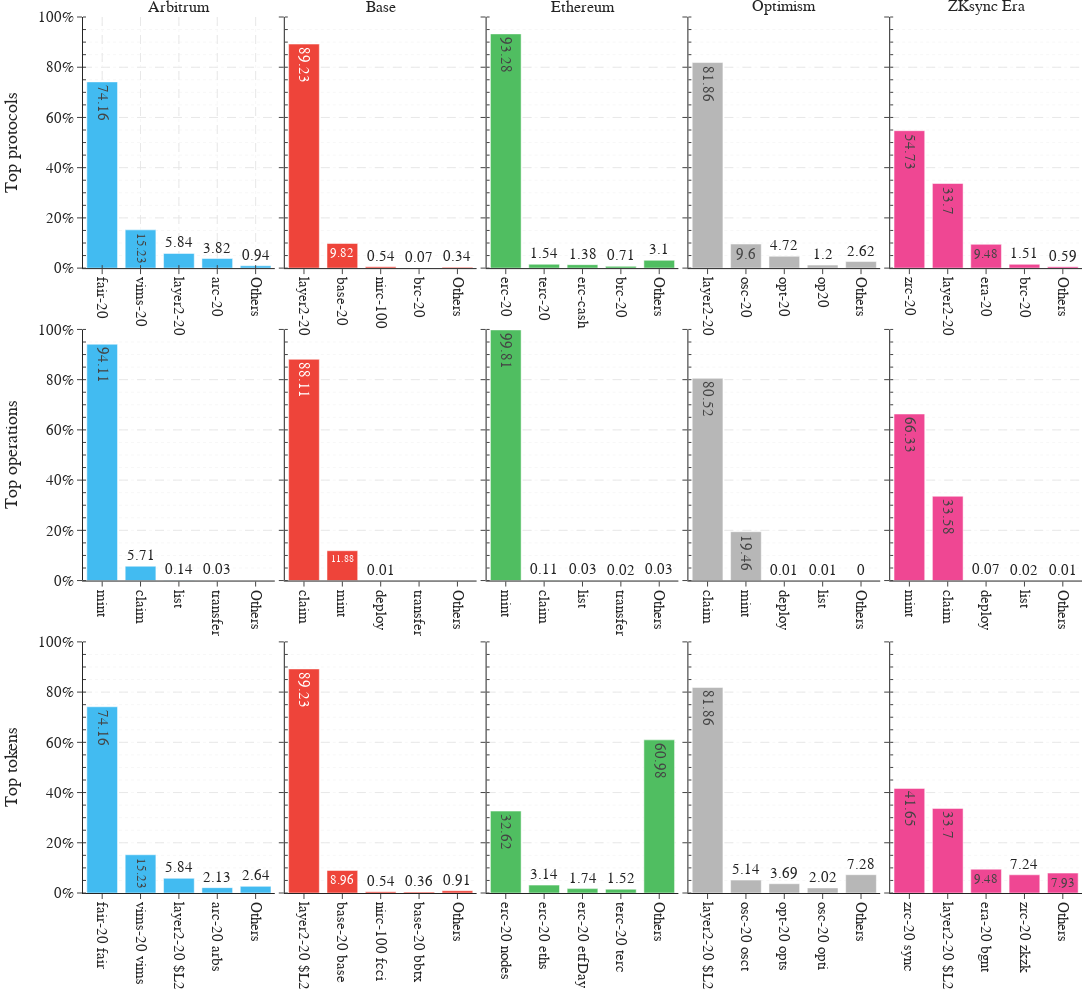

The notebook cell this image was saved under:
### Code cell
import pandas as pd
from plotly.subplots import make_subplots
import plotly.graph_objects as go


def to_pandas(df):
    # Convert to Pandas DataFrame if needed
    if isinstance(df, pd.DataFrame):
        return df
    return df.to_pandas()


def move_others_to_end(df, column_name):
    # Utility function to move "Others" to the end of the DataFrame
    df = to_pandas(df)
    others_row = df[df[column_name] == 'Others']
    other_rows = df[df[column_name] != 'Others']
    return pd.concat([other_rows, others_row])


# Define the number of rows and columns for subplots
num_chains = len(chains)
fig = make_subplots(rows=3, cols=num_chains, subplot_titles=chains,
                    shared_xaxes=False, shared_yaxes=True, vertical_spacing=0.07, horizontal_spacing=0.01)

# for annotation in fig['layout']['annotations']:
#     annotation['font'] = dict(size=20)

# Loop over each chain to create the plots
for i, chain in enumerate(chains):
    # Fetch data for the current chain
    data = inscriptions_groups_dict[chain if chain !=
                                    'ZKsync Era' else 'ZKsync']

    # Plot the top protocols
    value_counts = get_top_protocols(data)
    value_counts = move_others_to_end(value_counts, 'p')
    fig.add_trace(go.Bar(
        x=value_counts['p'],
        y=value_counts['proportion'],
        marker_color=plot_settings[chain]['color'],
        text=value_counts['proportion'].round(2),
        textposition='auto',
        name=f'Top Protocols - {chain}',
    ), row=1, col=i+1)

    # Plot the top operations
    value_counts = get_top_operations(data)
    value_counts = move_others_to_end(value_counts, 'op')
    fig.add_trace(go.Bar(
        x=value_counts['op'],
        y=value_counts['proportion'],
        marker_color=plot_settings[chain]['color'],
        text=value_counts['proportion'].round(2),
        textposition='auto',
        name=f'Top Operations - {chain}'
    ), row=2, col=i+1)

    # Plot the top names
    value_counts = get_top_names(data)
    value_counts = move_others_to_end(value_counts, 'name')
    fig.add_trace(go.Bar(
        x=value_counts['name'],
        y=value_counts['proportion'],
        marker_color=plot_settings[chain]['color'],
        text=value_counts['proportion'].round(2),
        textposition='auto',
        name=f'Top Tokens - {chain}'
    ), row=3, col=i+1)

# Update layout for better appearance
fig.update_layout(get_plotly_layout(width=1400, height=1000),
                  barmode='group', showlegend=False, font=dict(size=15),
                  )

# Update x-axes and y-axes settings for all subplots
for row in range(1, 4):
    for col in range(1, num_chains + 1):
        fig.update_yaxes(minor_ticks="inside", showgrid=True, griddash='dash',
                         minor_griddash="dot", row=row, col=col, ticksuffix="%")
        fig.update_xaxes(tickangle=90, row=row, col=col)

fig.update_yaxes(range=[0, 100])

# Add y-axis labels for each row
fig.update_yaxes(title_text="Top protocols", row=1, col=1)
fig.update_yaxes(title_text="Top operations", row=2, col=1)
fig.update_yaxes(title_text="Top tokens", row=3, col=1)

# Save the figure
file_dir = os.path.realpath(os.path.join(plots_dir, "all.pdf"))
fig.write_image(file_dir, scale=1)

# Show the figure
fig.show()

### Figure 1 — Plotly figure (JSON) as saved in the notebook; plotly's stock layout.template omitted (floating-point values rounded to 4 significant figures)
{"data": [{"marker": {"color": "#42bbf1"}, "name": "Top Protocols - Arbitrum", "text": [74.16, 15.23, 5.84, 3.82, 0.94], "textposition": "auto", "type": "bar", "x": ["fair-20", "vims-20", "layer2-20", "arc-20", "Others"], "xaxis": "x", "y": [74.16, 15.23, 5.84, 3.824, 0.942], "yaxis": "y"}, {"marker": {"color": "#42bbf1"}, "name": "Top Operations - Arbitrum", "text": [94.11, 5.71, 0.14, 0.03, 0], "textposition": "auto", "type": "bar", "x": ["mint", "claim", "list", "transfer", "Others"], "xaxis": "x6", "y": [94.11, 5.71, 0.144, 0.03204, 0.0003351], "yaxis": "y6"}, {"marker": {"color": "#42bbf1"}, "name": "Top Tokens - Arbitrum", "text": [74.16, 15.23, 5.84, 2.13, 2.64], "textposition": "auto", "type": "bar", "x": ["fair-20 fair", "vims-20 vims", "layer2-20 $L2", "arc-20 arbs", "Others"], "xaxis": "x11", "y": [74.16, 15.23, 5.84, 2.13, 2.638], "yaxis": "y11"}, {"marker": {"color": "#ee443a"}, "name": "Top Protocols - Base", "text": [89.23, 9.82, 0.54, 0.07, 0.34], "textposition": "auto", "type": "bar", "x": ["layer2-20", "base-20", "nirc-100", "brc-20", "Others"], "xaxis": "x2", "y": [89.23, 9.822, 0.5385, 0.07305, 0.3402], "yaxis": "y2"}, {"marker": {"color": "#ee443a"}, "name": "Top Operations - Base", "text": [88.11, 11.88, 0.01, 0, 0], "textposition": "auto", "type": "bar", "x": ["claim", "mint", "deploy", "transfer", "Others"], "xaxis": "x7", "y": [88.11, 11.88, 0.008748, 0.0009089, 0.0007953], "yaxis": "y7"}, {"marker": {"color": "#ee443a"}, "name": "Top Tokens - Base", "text": [89.23, 8.96, 0.54, 0.36, 0.91], "textposition": "auto", "type": "bar", "x": ["layer2-20 $L2", "base-20 base", "nirc-100 fcci", "base-20 bbtx", "Others"], "xaxis": "x12", "y": [89.23, 8.962, 0.5385, 0.3605, 0.9125], "yaxis": "y12"}, {"marker": {"color": "#50be61"}, "name": "Top Protocols - Ethereum", "text": [93.28, 1.54, 1.38, 0.71, 3.1], "textposition": "auto", "type": "bar", "x": ["erc-20", "terc-20", "erc-cash", "brc-20", "Others"], "xaxis": "x3", "y": [93.28, 1.536, 1.379, 0.7051, 3.105], "yaxis": "y3"}, {"marker": {"color": "#50be61"}, "name": "Top Operations - Ethereum", "text": [99.81, 0.11, 0.03, 0.02, 0.03], "textposition": "auto", "type": "bar", "x": ["mint", "claim", "list", "transfer", "Others"], "xaxis": "x8", "y": [99.81, 0.1118, 0.02838, 0.0241, 0.02877], "yaxis": "y8"}, {"marker": {"color": "#50be61"}, "name": "Top Tokens - Ethereum", "text": [32.62, 3.14, 1.74, 1.52, 60.98], "textposition": "auto", "type": "bar", "x": ["erc-20 nodes", "erc-20 eths", "erc-20 etfDay", "terc-20 terc", "Others"], "xaxis": "x13", "y": [32.62, 3.143, 1.743, 1.518, 60.98], "yaxis": "y13"}, {"marker": {"color": "#b7b7b7"}, "name": "Top Protocols - Optimism", "text": [81.86, 9.6, 4.72, 1.2, 2.62], "textposition": "auto", "type": "bar", "x": ["layer2-20", "osc-20", "opt-20", "op20", "Others"], "xaxis": "x4", "y": [81.86, 9.598, 4.717, 1.198, 2.622], "yaxis": "y4"}, {"marker": {"color": "#b7b7b7"}, "name": "Top Operations - Optimism", "text": [80.52, 19.46, 0.01, 0.01, 0], "textposition": "auto", "type": "bar", "x": ["claim", "mint", "deploy", "list", "Others"], "xaxis": "x9", "y": [80.52, 19.46, 0.009371, 0.005541, 0.004241], "yaxis": "y9"}, {"marker": {"color": "#b7b7b7"}, "name": "Top Tokens - Optimism", "text": [81.86, 5.14, 3.69, 2.02, 7.28], "textposition": "auto", "type": "bar", "x": ["layer2-20 $L2", "osc-20 osct", "opt-20 opts", "osc-20 opti", "Others"], "xaxis": "x14", "y": [81.86, 5.139, 3.694, 2.02, 7.282], "yaxis": "y14"}, {"marker": {"color": "#ef4793"}, "name": "Top Protocols - ZKsync Era", "text": [54.73, 33.7, 9.48, 1.51, 0.59], "textposition": "auto", "type": "bar", "x": ["zrc-20", "layer2-20", "era-20", "brc-20", "Others"], "xaxis": "x5", "y": [54.73, 33.7, 9.478, 1.513, 0.5854], "yaxis": "y5"}, {"marker": {"color": "#ef4793"}, "name": "Top Operations - ZKsync Era", "text": [66.33, 33.58, 0.07, 0.02, 0.01], "textposition": "auto", "type": "bar", "x": ["mint", "claim", "deploy", "list", "Others"], "xaxis": "x10", "y": [66.33, 33.58, 0.06564, 0.02072, 0.009426], "yaxis": "y10"}, {"marker": {"color": "#ef4793"}, "name": "Top Tokens - ZKsync Era", "text": [41.65, 33.7, 9.48, 7.24, 7.93], "textposition": "auto", "type": "bar", "x": ["zrc-20 sync", "layer2-20 $L2", "era-20 bgnt", "zrc-20 zkzk", "Others"], "xaxis": "x15", "y": [41.65, 33.7, 9.476, 7.243, 7.931], "yaxis": "y15"}], "layout": {"annotations": [{"font": {"size": 16}, "showarrow": false, "text": "Arbitrum", "x": 0.096, "xanchor": "center", "xref": "paper", "y": 1, "yanchor": "bottom", "yref": "paper"}, {"font": {"size": 16}, "showarrow": false, "text": "Base", "x": 0.298, "xanchor": "center", "xref": "paper", "y": 1, "yanchor": "bottom", "yref": "paper"}, {"font": {"size": 16}, "showarrow": false, "text": "Ethereum", "x": 0.5, "xanchor": "center", "xref": "paper", "y": 1, "yanchor": "bottom", "yref": "paper"}, {"font": {"size": 16}, "showarrow": false, "text": "Optimism", "x": 0.702, "xanchor": "center", "xref": "paper", "y": 1, "yanchor": "bottom", "yref": "paper"}, {"font": {"size": 16}, "showarrow": false, "text": "ZKsync Era", "x": 0.904, "xanchor": "center", "xref": "paper", "y": 1, "yanchor": "bottom", "yref": "paper"}], "barmode": "group", "font": {"family": "Clear Sans", "size": 15}, "height": 1000, "margin": {"b": 10, "l": 10, "r": 10, "t": 10}, "showlegend": false, "width": 1400, "xaxis": {"anchor": "y", "domain": [0, 0.192], "griddash": "dash", "minor": {"griddash": "dot", "ticks": "inside"}, "showgrid": true, "tickangle": 90}, "xaxis10": {"anchor": "y10", "domain": [0.808, 1], "tickangle": 90}, "xaxis11": {"anchor": "y11", "domain": [0, 0.192], "tickangle": 90}, "xaxis12": {"anchor": "y12", "domain": [0.202, 0.394], "tickangle": 90}, "xaxis13": {"anchor": "y13", "domain": [0.404, 0.596], "tickangle": 90}, "xaxis14": {"anchor": "y14", "domain": [0.606, 0.798], "tickangle": 90}, "xaxis15": {"anchor": "y15", "domain": [0.808, 1], "tickangle": 90}, "xaxis2": {"anchor": "y2", "domain": [0.202, 0.394], "tickangle": 90}, "xaxis3": {"anchor": "y3", "domain": [0.404, 0.596], "tickangle": 90}, "xaxis4": {"anchor": "y4", "domain": [0.606, 0.798], "tickangle": 90}, "xaxis5": {"anchor": "y5", "domain": [0.808, 1], "tickangle": 90}, "xaxis6": {"anchor": "y6", "domain": [0, 0.192], "tickangle": 90}, "xaxis7": {"anchor": "y7", "domain": [0.202, 0.394], "tickangle": 90}, "xaxis8": {"anchor": "y8", "domain": [0.404, 0.596], "tickangle": 90}, "xaxis9": {"anchor": "y9", "domain": [0.606, 0.798], "tickangle": 90}, "yaxis": {"anchor": "x", "domain": [0.7133, 1], "griddash": "dash", "minor": {"griddash": "dot", "ticks": "inside"}, "range": [0, 100], "showgrid": true, "ticksuffix": "%", "title": {"text": "Top protocols"}}, "yaxis10": {"anchor": "x10", "domain": [0.3567, 0.6433], "griddash": "dash", "matches": "y6", "minor": {"griddash": "dot", "ticks": "inside"}, "range": [0, 100], "showgrid": true, "showticklabels": false, "ticksuffix": "%"}, "yaxis11": {"anchor": "x11", "domain": [0, 0.2867], "griddash": "dash", "minor": {"griddash": "dot", "ticks": "inside"}, "range": [0, 100], "showgrid": true, "ticksuffix": "%", "title": {"text": "Top tokens"}}, "yaxis12": {"anchor": "x12", "domain": [0, 0.2867], "griddash": "dash", "matches": "y11", "minor": {"griddash": "dot", "ticks": "inside"}, "range": [0, 100], "showgrid": true, "showticklabels": false, "ticksuffix": "%"}, "yaxis13": {"anchor": "x13", "domain": [0, 0.2867], "griddash": "dash", "matches": "y11", "minor": {"griddash": "dot", "ticks": "inside"}, "range": [0, 100], "showgrid": true, "showticklabels": false, "ticksuffix": "%"}, "yaxis14": {"anchor": "x14", "domain": [0, 0.2867], "griddash": "dash", "matches": "y11", "minor": {"griddash": "dot", "ticks": "inside"}, "range": [0, 100], "showgrid": true, "showticklabels": false, "ticksuffix": "%"}, "yaxis15": {"anchor": "x15", "domain": [0, 0.2867], "griddash": "dash", "matches": "y11", "minor": {"griddash": "dot", "ticks": "inside"}, "range": [0, 100], "showgrid": true, "showticklabels": false, "ticksuffix": "%"}, "yaxis2": {"anchor": "x2", "domain": [0.7133, 1], "griddash": "dash", "matches": "y", "minor": {"griddash": "dot", "ticks": "inside"}, "range": [0, 100], "showgrid": true, "showticklabels": false, "ticksuffix": "%"}, "yaxis3": {"anchor": "x3", "domain": [0.7133, 1], "griddash": "dash", "matches": "y", "minor": {"griddash": "dot", "ticks": "inside"}, "range": [0, 100], "showgrid": true, "showticklabels": false, "ticksuffix": "%"}, "yaxis4": {"anchor": "x4", "domain": [0.7133, 1], "griddash": "dash", "matches": "y", "minor": {"griddash": "dot", "ticks": "inside"}, "range": [0, 100], "showgrid": true, "showticklabels": false, "ticksuffix": "%"}, "yaxis5": {"anchor": "x5", "domain": [0.7133, 1], "griddash": "dash", "matches": "y", "minor": {"griddash": "dot", "ticks": "inside"}, "range": [0, 100], "showgrid": true, "showticklabels": false, "ticksuffix": "%"}, "yaxis6": {"anchor": "x6", "domain": [0.3567, 0.6433], "griddash": "dash", "minor": {"griddash": "dot", "ticks": "inside"}, "range": [0, 100], "showgrid": true, "ticksuffix": "%", "title": {"text": "Top operations"}}, "yaxis7": {"anchor": "x7", "domain": [0.3567, 0.6433], "griddash": "dash", "matches": "y6", "minor": {"griddash": "dot", "ticks": "inside"}, "range": [0, 100], "showgrid": true, "showticklabels": false, "ticksuffix": "%"}, "yaxis8": {"anchor": "x8", "domain": [0.3567, 0.6433], "griddash": "dash", "matches": "y6", "minor": {"griddash": "dot", "ticks": "inside"}, "range": [0, 100], "showgrid": true, "showticklabels": false, "ticksuffix": "%"}, "yaxis9": {"anchor": "x9", "domain": [0.3567, 0.6433], "griddash": "dash", "matches": "y6", "minor": {"griddash": "dot", "ticks": "inside"}, "range": [0, 100], "showgrid": true, "showticklabels": false, "ticksuffix": "%"}}}
